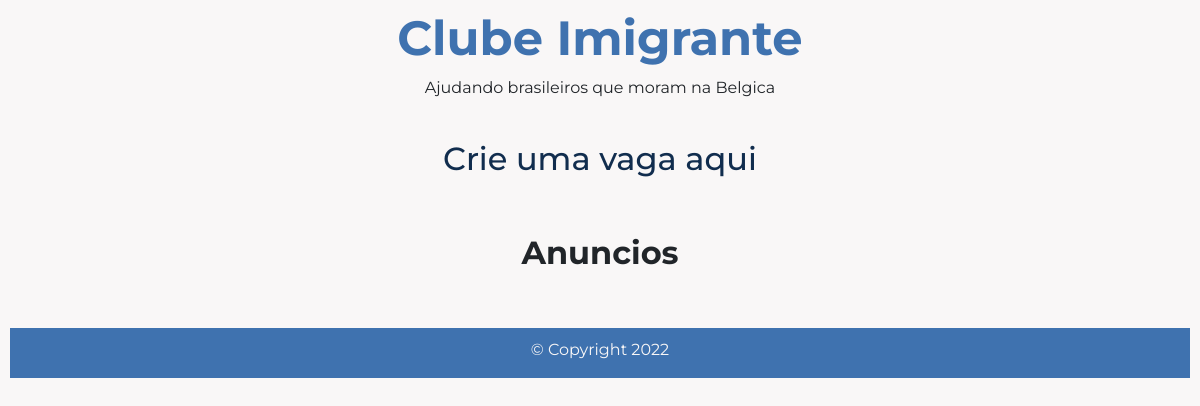
Before: /work/construction/ with the older database file.
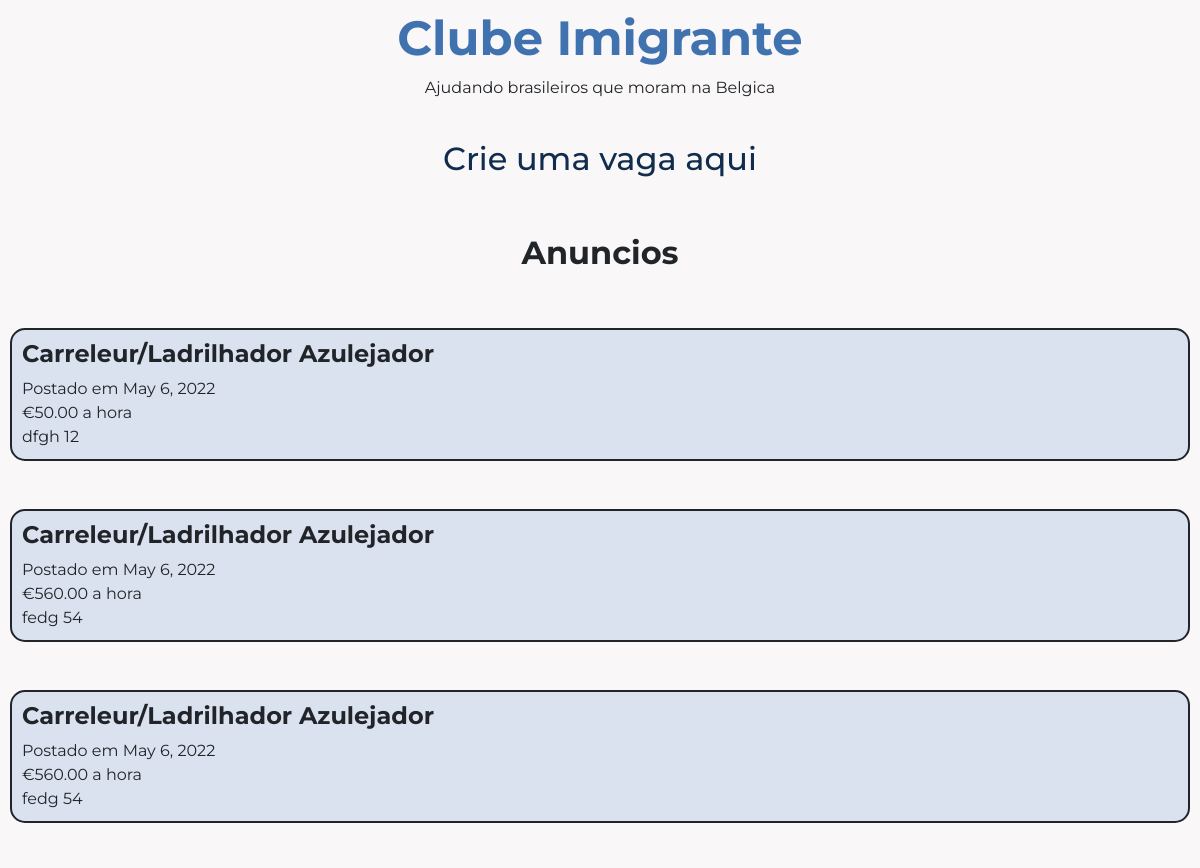
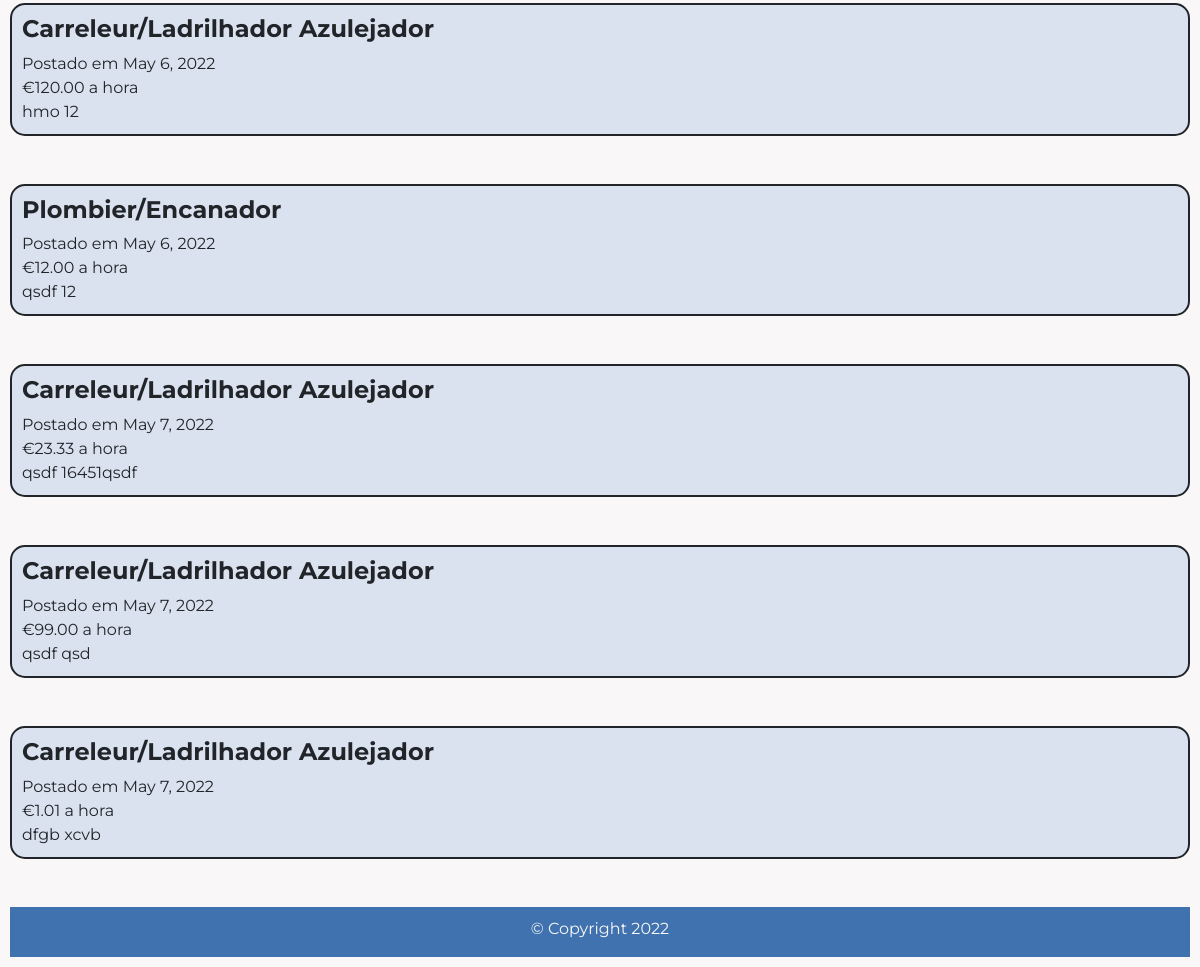
After: the same page with the newer database file (2 pictures, top to bottom).
### my_app/models.py (models this page shows, shortened)
class WorkModel(models.Model):
    type_job = models.IntegerField()  # 1:Construction, 2:Cleaning, 3:Other
    name = models.CharField(max_length=30)
    profession = models.CharField(max_length=50)
    contact = models.CharField(max_length=20)  # ToDo: use phonenumber_field
    salary = models.FloatField(validators=[MaxValueValidator(99.99)], blank=True,)
    language_french = models.BooleanField(blank=True)
    language_english = models.BooleanField(blank=True)
    language_dutch = models.BooleanField(blank=True)
    drivers_license = models.BooleanField(blank=True)
    description = models.TextField(max_length=1000, blank=True)
    date = models.DateField(auto_now_add=True)

### my_app/views.py (the view)
# urls.py: path('work/construction/', WorkConstructionView.as_view(), name='work-construction-page'),
class WorkConstructionView(TemplateView):
    template_name = 'my_app/work/construction.html'
    def get_context_data(self, **kwargs):
        context = super().get_context_data(**kwargs)
        context['jobs'] = WorkModel.objects.filter(type_job=1)
        return context

### my_app/templates/my_app/work/construction.html (shortened to what this page needs)
{% extends 'my_app/index.html' %}
{% load static %}
{% block logo %}
<h2><a href="{% url 'my_app:work-construction-form-page' %}">Crie uma vaga aqui</a></h2>
<br><br>
<h2><b>Anuncios</b></h2>
<br><br>
{% for job in jobs %}
    <div class="row">
        <div class="col-12 col-sm-12">
            <div class="work-job">
                <h4><b>{{ job.profession }}</b></h4>
                Postado em {{ job.date }}
                <div class="work-job-salary">€{{ job.salary|floatformat:2 }} a hora</div>
                {{ job.name }} {{ job.contact }}
        </div></div>
    </div>
    <br><br>
{% endfor %}
{% endblock %}

Changed rows visible on the page:
added WorkModel: profession "Carreleur/Ladrilhador Azulejador", date "May 6, 2022", salary "50.00", name "dfgh", contact "12"
added WorkModel: profession "Carreleur/Ladrilhador Azulejador", date "May 6, 2022", salary "560.00", name "fedg", contact "54"
added WorkModel: profession "Carreleur/Ladrilhador Azulejador", date "May 6, 2022", salary "560.00", name "fedg", contact "54"
added WorkModel: profession "Carreleur/Ladrilhador Azulejador", date "May 6, 2022", salary "120.00", name "hmo", contact "12"
added WorkModel: profession "Plombier/Encanador", date "May 6, 2022", salary "12.00", name "qsdf", contact "12"
added WorkModel: profession "Carreleur/Ladrilhador Azulejador", date "May 7, 2022", salary "23.33", name "qsdf", contact "16451qsdf"
added WorkModel: profession "Carreleur/Ladrilhador Azulejador", date "May 7, 2022", salary "99.00", name "qsdf", contact "qsd"
added WorkModel: profession "Carreleur/Ladrilhador Azulejador", date "May 7, 2022", salary "1.01", name "dfgb", contact "xcvb"
